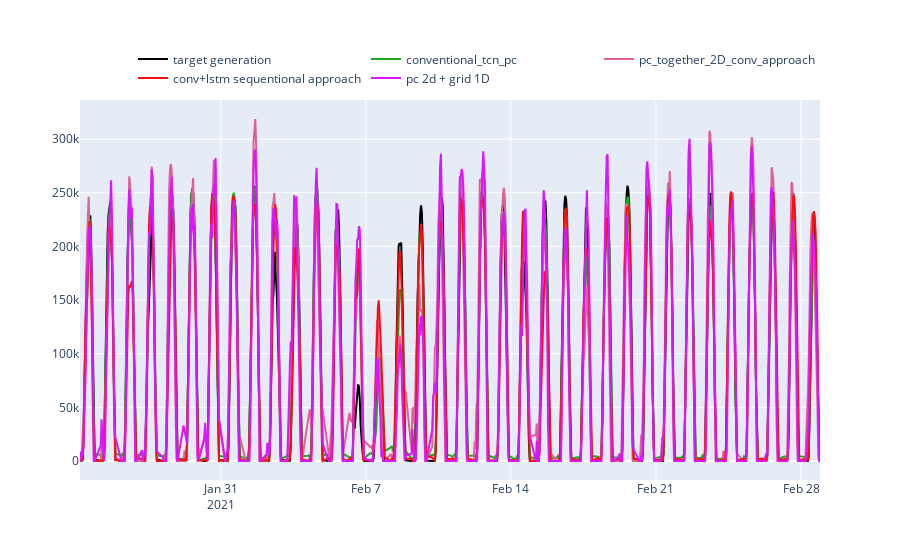

Write notebook code for a chart like this one.
### Code cell
fig_fc = go.Figure()

fig_fc.add_trace(go.Scatter(x=test.index, y = test['power'], name='target generation', marker = dict(color ='black')))

fig_fc.add_trace(go.Scatter(x=fc_df.index, y = fc_df['conventional_tcn_pc'], name='conventional_tcn_pc', marker = dict(color =colors[2])))
fig_fc.add_trace(go.Scatter(x=fc_df.index, y = fc_df['pc_together_2D_conv_approach_grid'], name='pc_together_2D_conv_approach', marker = dict(color =colors[1])))
fig_fc.add_trace(go.Scatter(x=fc_df.index, y = fc_df['sequentional_training_approach_grid'], name='conv+lstm sequentional approach', marker = dict(color =colors[3])))
fig_fc.add_trace(go.Scatter(x=fc_df.index, y = fc_df['pc_together_2D_conv_approach_with_simple_grid_cnn_grid'], name='pc 2d + grid 1D', marker = dict(color =colors[4])))



    
fig_fc.update_layout(legend=dict(
    orientation="h",
    yanchor="bottom",
    y=1.02,
    xanchor="right",
    x=1
))
    
fig_fc.show()
# fig_fc.write_html('fc.html')

### Figure 1 — Plotly figure (JSON) as saved in the notebook; plotly's stock layout.template omitted (floating-point values rounded to 4 significant figures; data arrays with more than 128 entries replaced by an {"elided": "..."} marker saying what was removed)
{"data": [{"marker": {"color": "black"}, "name": "target generation", "type": "scatter", "x": {"elided": "648 str values"}, "y": {"elided": "648 float values"}}, {"marker": {"color": "#1CA71C"}, "name": "conventional_tcn_pc", "type": "scatter", "x": {"elided": "648 str values"}, "y": {"elided": "648 float values"}}, {"marker": {"color": "#E15F99"}, "name": "pc_together_2D_conv_approach", "type": "scatter", "x": {"elided": "648 str values"}, "y": {"elided": "648 float values"}}, {"marker": {"color": "#FB0D0D"}, "name": "conv+lstm sequentional approach", "type": "scatter", "x": {"elided": "648 str values"}, "y": {"elided": "648 float values"}}, {"marker": {"color": "#DA16FF"}, "name": "pc 2d + grid 1D", "type": "scatter", "x": {"elided": "648 str values"}, "y": {"elided": "648 float values"}}], "layout": {"legend": {"orientation": "h", "x": 1, "xanchor": "right", "y": 1.02, "yanchor": "bottom"}}}
